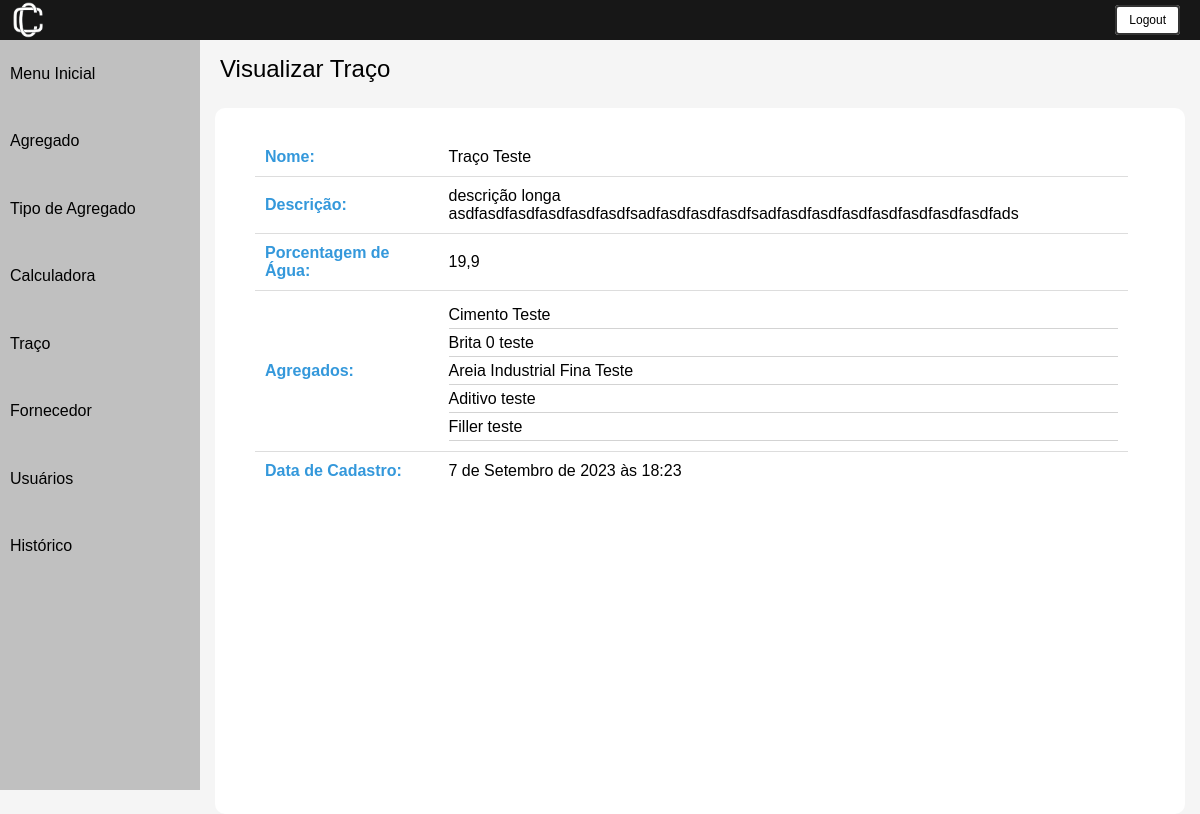
The app's page /inspecionar_traco/1/ (signed in), older data.
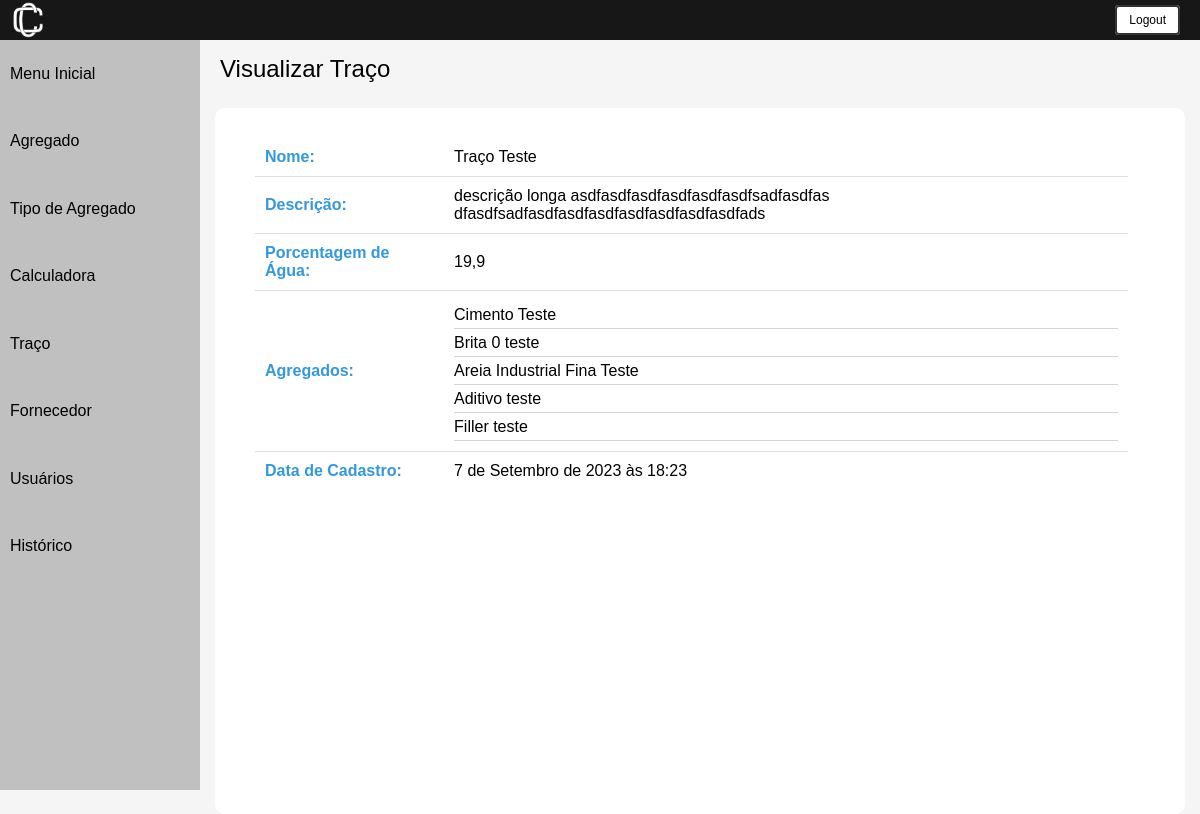
The same page, newer data.
### usuarios/models.py (models this page shows, shortened)
class Traco(models.Model):
    nome = models.CharField(max_length=20, unique=True)
    descricao = models.CharField(max_length=250)
    porcentagem_agua = models.FloatField()
    agregados = models.ManyToManyField(Agregado, through='TracoAgregado', blank=True)
    data_cadastro = models.DateTimeField(default=timezone.now)
    class Meta:
        db_table = "traco"

### usuarios/views.py (the view)
# urls.py: path('inspecionar_traco/<int:pk>/', views.inspecionar_traco, name='inspecionar_traco'),
@login_required
def inspecionar_traco(request, pk):
    traco = get_object_or_404(Traco, id=pk)
    return render(request, 'traco/inspecionar.html', {'traco': traco})

### usuarios/templates/traco/inspecionar.html (shortened to what this page needs)
{% extends 'base.html' %}
{% load static %}
{% block content %}
<html lang="pt-br">
<head>
    <link rel="stylesheet" href="{% static 'css/inspectionar.css' %}">
    <link rel="stylesheet" href="https://cdnjs.cloudflare.com/ajax/libs/font-awesome/5.15.4/css/all.min.css">
</head>
<body>
     {% include "utils/header.html" %}
    <div class="container">
        {% include "utils/sidebar.html" %}
        <div class="content">
        <div class="cadastrar_btn">
            <a class="nome-pagina">Visualizar Traço</a>
        </div>
            <div class = 'all-content'>
                <div class="lista">
                    <table class="resultado-table">
                        <tbody>
                            <tr class="header-row">
                                <td class="header-cell">Nome:</td>
                                <td>{{ traco.nome }}</td>
                            </tr>
                            <tr  class="header-row">
                                <td class="header-cell">Descrição:</td>
                                <td>{{ traco.descricao }}</td>
                            </tr>
                            <tr  class="header-row">
                                <td class="header-cell">Porcentagem de Água:</td>
                                <td>{{ traco.porcentagem_agua }}</td>
                            </tr>
                            <tr class="header-row">
                                <td class="header-cell">Agregados:</td>
                                <td>
                                    <ul class="agregados-list">
                                        {% for agregado in traco.agregados.all %}
                                            <li>{{ agregado.nome }}</li>
                                        {% endfor %}
                                    </ul>
                                </td>
                            </tr>
                            <tr  class="header-row">
                                <td class="header-cell">Data de Cadastro:</td>
                                <td>{{ traco.data_cadastro }}</td>
                            </tr>
                        </tbody>
                    </table>
                </div>
                </div>
        </div>
    </div>
</body>
{% endblock %}

Row changes from the older to the newer data that the page shows:
changed Traco "Traço Teste": descricao "descrição longa asdfasdfasdfasdfasdfasdfsadfasdfasdfasdfsadfasdfasdfasdfasdfasdfasdfasdfads" → "descrição longa asdfasdfasdfasdfasdfasdfsadfasdfas dfasdfsadfasdfasdfasdfasdfasdfasdfasdfads"
